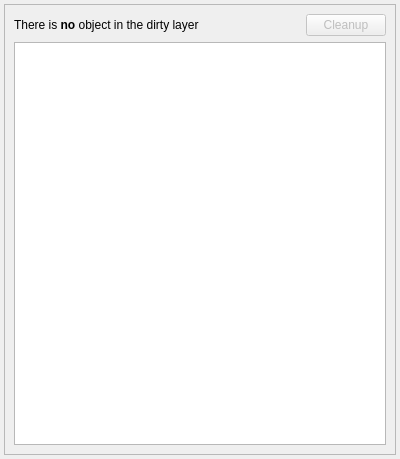
<ui version="4.0" >
 <class>DirtyDockWidget</class>
 <widget class="QWidget" name="DirtyDockWidget" >
  <property name="geometry" >
   <rect>
    <x>0</x>
    <y>0</y>
    <width>400</width>
    <height>459</height>
   </rect>
  </property>
  <property name="windowTitle" >
   <string>DirtyDock</string>
  </property>
  <layout class="QVBoxLayout" >
   <property name="spacing" >
    <number>4</number>
   </property>
   <property name="margin" >
    <number>4</number>
   </property>
   <item>
    <widget class="QFrame" name="frame" >
     <property name="frameShape" >
      <enum>QFrame::StyledPanel</enum>
     </property>
     <property name="frameShadow" >
      <enum>QFrame::Raised</enum>
     </property>
     <layout class="QVBoxLayout" >
      <item>
       <layout class="QHBoxLayout" name="horizontalLayout" >
        <item>
         <widget class="QLabel" name="label" >
          <property name="text" >
           <string>There is &lt;b>no&lt;/b> object in the dirty layer</string>
          </property>
         </widget>
        </item>
        <item>
         <widget class="QPushButton" name="pbCleanupHistory" >
          <property name="enabled" >
           <bool>false</bool>
          </property>
          <property name="sizePolicy" >
           <sizepolicy vsizetype="Fixed" hsizetype="Fixed" >
            <horstretch>0</horstretch>
            <verstretch>0</verstretch>
           </sizepolicy>
          </property>
          <property name="text" >
           <string>Cleanup</string>
          </property>
         </widget>
        </item>
       </layout>
      </item>
      <item>
       <widget class="QListWidget" name="ChangesList" >
        <property name="contextMenuPolicy" >
         <enum>Qt::CustomContextMenu</enum>
        </property>
        <property name="selectionMode" >
         <enum>QAbstractItemView::ExtendedSelection</enum>
        </property>
       </widget>
      </item>
     </layout>
    </widget>
   </item>
  </layout>
 </widget>
 <resources/>
 <connections/>
</ui>
